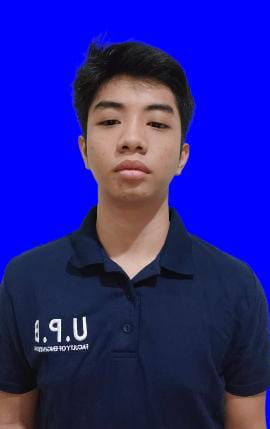
#> input picture Citra Richie/richie.jpeg, 270 x 429 px, found by its file name
$ python Tugas1.py
#> lines starting #> are read from the running program, lines starting #| are printed output that depends on the picture; after the words box and inside, x2 and y2 are one past the last pixel; in counts of white or black regions, pixels touching at a corner belong together
import cv2
import numpy as np
import matplotlib.pyplot as plt

# Memuat Pengklasifikasi Kaskade Haar (Pastikan file XML ada di folder yang sama atau sesuaikan path-nya)
face_cascade = cv2.CascadeClassifier(cv2.data.haarcascades + 'haarcascade_frontalface_default.xml')
eye_cascade = cv2.CascadeClassifier(cv2.data.haarcascades + 'haarcascade_eye.xml')

# Membuat Fungsi untuk Mendeteksi Wajah
def adjusted_detect_face(img):
    face_img = img.copy()
    face_rect = face_cascade.detectMultiScale(face_img, scaleFactor=1.2, minNeighbors=5)
    for (x, y, w, h) in face_rect:
        cv2.rectangle(face_img, (x, y), (x+w, y+h), (255, 255, 255), 10)
    return face_img

# Membuat Fungsi untuk Mendeteksi Mata
def detect_eyes(img):
    eye_img = img.copy()
    eye_rect = eye_cascade.detectMultiScale(eye_img, scaleFactor=1.2, minNeighbors=5)
    for (x, y, w, h) in eye_rect:
        cv2.rectangle(eye_img, (x, y), (x+w, y+h), (255, 255, 255), 10)
    return eye_img

# Memuat Gambar
img = cv2.imread('C:/xampp/htdocs/Citra Richie/richie.jpeg') # <-- Ubah dengan nama file fotomu
#> img is the input picture: shape (429, 270, 3); mean B, G, R 144.4, 32.5, 35.8
img_copy1 = img.copy()
img_copy2 = img.copy()
img_copy3 = img.copy()

# Mendeteksi Wajah dan Mata
face = adjusted_detect_face(img_copy1)
#> in adjusted_detect_face, `face_rect = face_cascade.detectMultiScale(face_img, scaleFactor=1.2, m..`: face_rect = [[68, 71, 131, 131]]
#> the loop in adjusted_detect_face, `for (x, y, w, h) in face_rect:` made 1 pass
#> after the loop in adjusted_detect_face, `for (x, y, w, h) in face_rect:`:
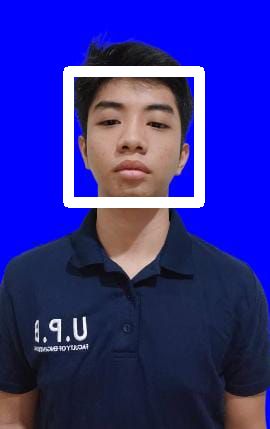
#> face_img: shape (429, 270, 3); 4.94% of pixels changed, all inside (x1, y1, x2, y2) = (63, 66, 205, 208)
eyes = detect_eyes(img_copy2)
#> in detect_eyes, `eye_rect = eye_cascade.detectMultiScale(eye_img, scaleFactor=1.2, minN..`: eye_rect = [[90, 103, 37, 37]]
#> the loop in detect_eyes, `for (x, y, w, h) in eye_rect:` made 1 pass
#> after the loop in detect_eyes, `for (x, y, w, h) in eye_rect:`:
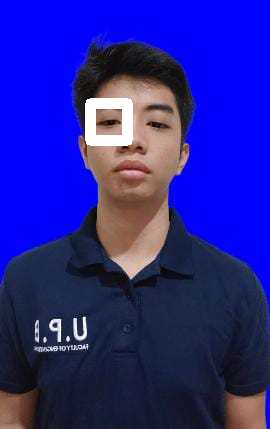
#> eye_img: shape (429, 270, 3); 1.37% of pixels changed, all inside (x1, y1, x2, y2) = (85, 98, 133, 146)

# Menggabungkan deteksi wajah dan mata pada satu gambar
eyes_face = adjusted_detect_face(img_copy3)
#> the loop in adjusted_detect_face (call 2), `for (x, y, w, h) in face_rect:` made 1 pass
eyes_face = detect_eyes(eyes_face)
#> the loop in detect_eyes (call 2), `for (x, y, w, h) in eye_rect:` made 1 pass
#> after the loop in detect_eyes (call 2), `for (x, y, w, h) in eye_rect:`:
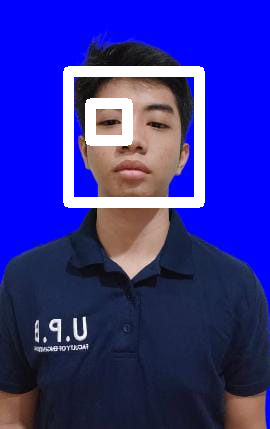
#> eye_img: shape (429, 270, 3); 1.37% of pixels changed, all inside (x1, y1, x2, y2) = (85, 98, 133, 146)

# Menyimpan hasil gambar
cv2.imwrite('face.jpg', face)
cv2.imwrite('eyes.jpg', eyes)
cv2.imwrite('face+eyes.jpg', eyes_face)

print("Proses selesai! Silakan periksa file face.jpg, eyes.jpg, dan face+eyes.jpg di folder proyekmu.")
